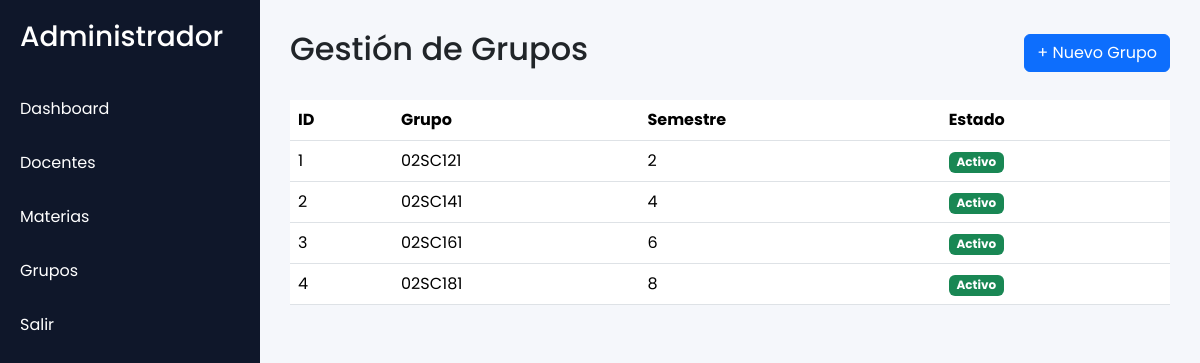
The app's page /admin/grupos.php with its own data.
### tables this page shows
CREATE TABLE IF NOT EXISTS `grupos` (
`id` int(11) NOT NULL,
  `clave_grupo` varchar(20) DEFAULT NULL,
  `semestre` int(11) DEFAULT NULL,
  `activo` tinyint(1) DEFAULT '1'
);

### admin/grupos.php (the view, shortened to what this page needs)
<?php
require_once("../config/conexion.php");
$sql = "
SELECT *
FROM grupos
ORDER BY semestre
";
$stmt = $conexion->prepare($sql);
$stmt->execute();
$grupos = $stmt->fetchAll(PDO::FETCH_ASSOC);
?>
<!DOCTYPE html>
<html lang="es">
<head>
<link
href="https://cdn.jsdelivr.net/npm/bootstrap@5.3.3/dist/css/bootstrap.min.css"
rel="stylesheet">
<link
rel="stylesheet"
href="../assets/css/style.css">
</head>
<body>
<div class="d-flex">
<div class="sidebar">
<h3>Administrador</h3>
<a href="dashboard.php">Dashboard</a>
<a href="docentes.php">Docentes</a>
<a href="materias.php">Materias</a>
<a href="grupos.php">Grupos</a>
<a href="../login/logout.php">Salir</a>
</div>
<div class="main-content">
<div class="d-flex justify-content-between align-items-center mb-4">
<h2 class="page-title">
Gestión de Grupos
</h2>
<a
href="nuevo_grupo.php"
class="btn btn-primary">
+ Nuevo Grupo
</a>
</div>
<table class="table table-hover">
<thead>
<tr>
<th>ID</th>
<th>Grupo</th>
<th>Semestre</th>
<th>Estado</th>
</tr>
</thead>
<tbody>
<?php foreach($grupos as $g){ ?>
<tr>
<td><?= $g['id'] ?></td>
<td><?= $g['clave_grupo'] ?></td>
<td><?= $g['semestre'] ?></td>
<td>
<?php if($g['activo']==1){ ?>
<span class="badge bg-success">
Activo
</span>
<?php }else{ ?>
<span class="badge bg-danger">
Inactivo
</span>
<?php } ?>
</td>
</tr>
<?php } ?>
</tbody>
</table>
</div>
</div>
</body>
</html>

### assets/css/style.css (style rules this page uses)
* { margin:0; padding:0; box-sizing:border-box; font-family:'Poppins',sans-serif; }
body { background:#f5f7fb; }
.sidebar { width:260px; min-height:100vh; background:#0f172a; color:white; }
.sidebar h3 { padding:20px; }
.sidebar a { display:block; color:white; text-decoration:none; padding:15px 20px; }
.main-content { flex:1; padding:30px; }

### records on screen
grupos: id "1", clave_grupo "02SC121", semestre "2", activo "Activo"
grupos: id "2", clave_grupo "02SC141", semestre "4", activo "Activo"
grupos: id "3", clave_grupo "02SC161", semestre "6", activo "Activo"
grupos: id "4", clave_grupo "02SC181", semestre "8", activo "Activo"
